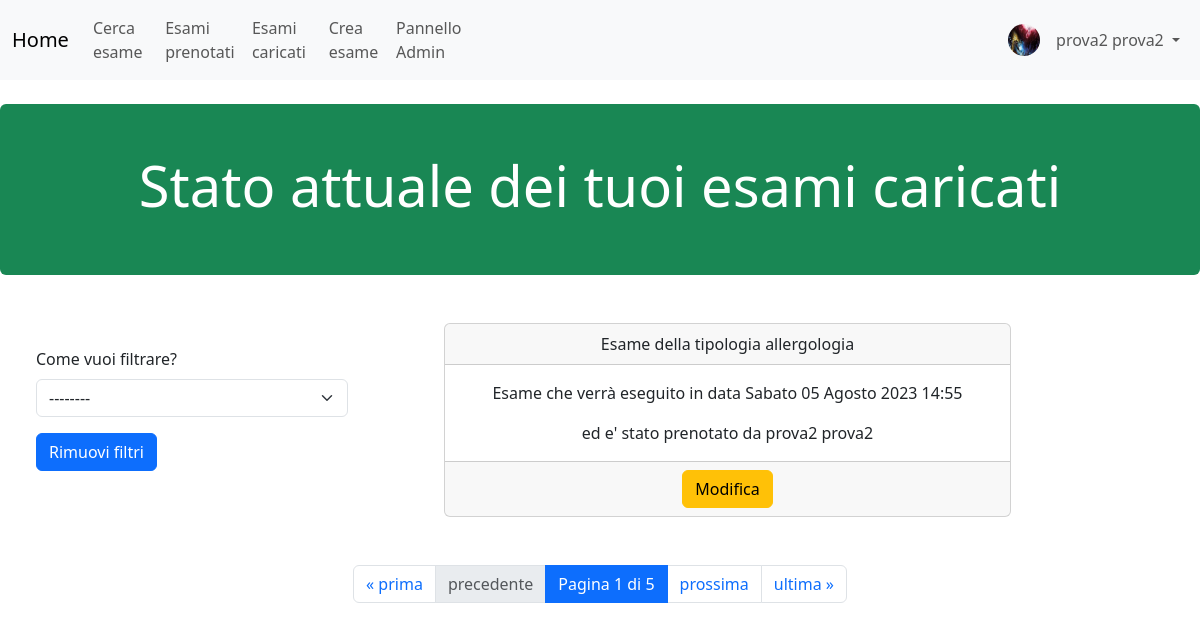
Before: /medici/esami_caricati/ (signed in) with the older database file.
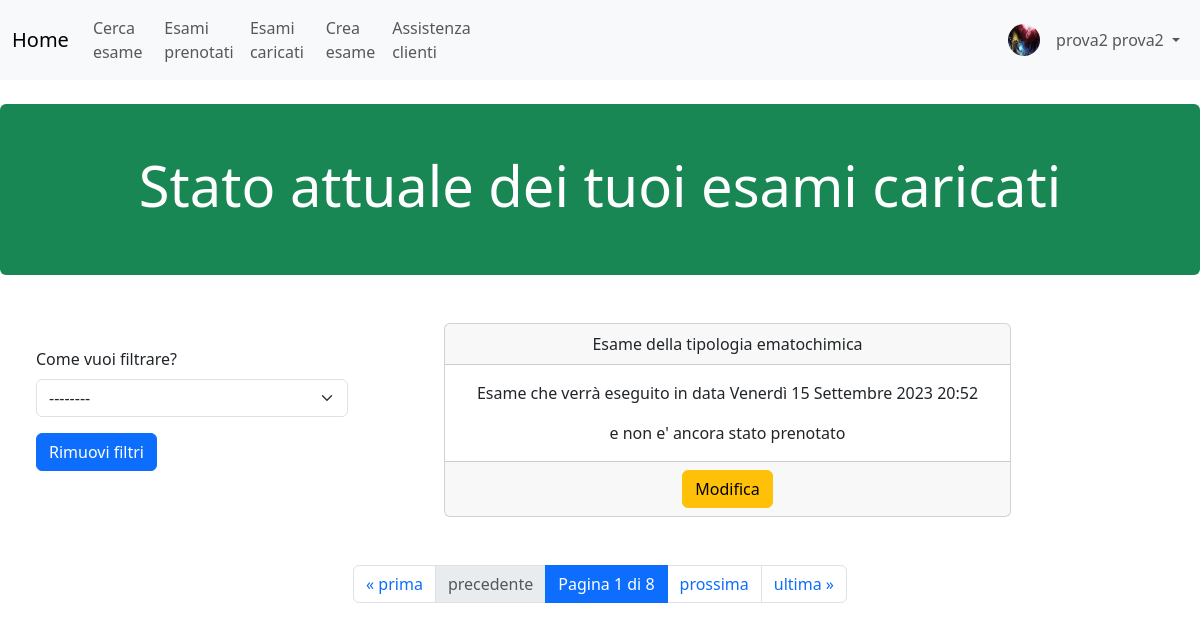
After: the same page with the newer database file.
### gestione_medici/models.py (models this page shows, shortened)
class Esame(DirtyFieldsMixin, models.Model):
    TIPOLOGIE_POSSIBILI = [
        ('ematochimica', 'Ematochimica'),
        ('urine', 'Urine'),
        ('oculistica', 'Oculistica'),
        ('radiografia', 'Radiografia'),
        ('ginecologia', 'Ginecologia'),
        ('ecografia', 'Ecografia'),
        ('risonanza_magnetica', 'Risonanza magnetica'),
        ('cardiologia', 'Cardiologia'),
        ('allergologia', 'Allergologia'),
        ('gastroenterologia', 'gastroenterologia'),
        ('urologia', 'Urologia'),
        ('psichiatria', 'Psichiatria'),
        ('pediatria', 'Pediatria'),
        ('otorinolaringologia', 'Otorinolaringologia'),
        ('neurologia', 'Neurologia'),
        ('dermatologia', 'Dermatologia'),
        ('endocrinologia', 'Endocrinologia'),
        ('angiologia', 'Angiologia')
    ]
    STATI_POSSIBILI = [
        ('disponibile', 'Disponibile'),
        ('prenotato', 'Prenotato'),
        ('eseguito', 'Eseguito'),
        ('cancellato', 'Cancellato')
    ]
    tipologia = models.CharField(max_length=30, choices=TIPOLOGIE_POSSIBILI)
    medico = models.ForeignKey(Medico, related_name='esami_caricati', on_delete=models.PROTECT)
    data = models.DateTimeField()
    stato = models.CharField(max_length=20, choices=STATI_POSSIBILI, default='disponibile')
    paziente = models.ForeignKey(UtenteCustom, related_name='esami', null=True, blank=True,
                               on_delete=models.SET_NULL)
    def __str__(self):
        verbo_corretto = "verra'"
        paziente = "nessuno" if self.paziente is None else self.paziente
        frase_finale = f"ed e' stato prenotato da {paziente}"
        if self.stato == 'eseguito':
            verbo_corretto = "e' stato"
        elif self.stato == 'cancellato':
            verbo_corretto = 'che doveva essere'
            frase_finale = "e' stato cancellato"
        return (f"L'esame della tipologia {self.tipologia} {verbo_corretto} eseguito dal medico {self.medico} "
                f"in data {self.data.strftime('%d-%m-%Y')} alle ore {self.data.strftime('%H:%M:%S')} {frase_finale}")
    class Meta:
        verbose_name_plural = 'Esami'
        ordering = ['data']

### utenti_custom/models.py (models this page shows)
class UtenteCustom(AbstractUser):
    username = None
    email = models.EmailField(_('email address'), unique=True)
    foto_profilo = models.ImageField(upload_to ='immagini_utenti/%Y/%m/%d/', blank=True, null=True)
    USERNAME_FIELD = 'email'
    REQUIRED_FIELDS = ['first_name', 'last_name',]
    objects = UserManager()
    def __str__(self):
        return f"{self.first_name} {self.last_name}"

### gestione_medici/views.py (the view)
# urls.py: path('esami_caricati/', esami_caricati, name='esami_caricati'),
@user_passes_test(ha_gruppo_medico)
def esami_caricati(request):
    user = get_object_or_404(UtenteCustom, pk=request.user.pk)
    parametri_ricerca = ['search_categoria', 'search_stato', 'search_data_inizio', 'search_data_fine']
    parametri_separati = {f"&{key}={value}" for key, value in request.GET.items() if key in parametri_ricerca}
    parametri_uniti = ''.join(parametri_separati)
    medico = user.medico
    esami = medico.esami_caricati.all().order_by('-data')
    risultati = FiltraEsameForm(request.GET)
    if risultati.is_valid():
        esami = filtra_esami(risultati, esami)
    paginatore = Paginator(esami, 1)
    numero_pagina = request.GET.get("page")
    pagina = paginatore.get_page(numero_pagina)
    form = FiltraEsameForm()
    ctx = {'page_obj':pagina, 'form':form, 'stringa_ricerca': parametri_uniti}
    print(esami)
    return render(request,"gestione_medici/esami_caricati.html",ctx)

### gestione_medici/forms.py
class FiltraEsameForm(forms.Form):
    helper = FormHelper()
    helper.form_id = 'cerca_esame_crispy_form'
    helper.form_method = 'GET'
    helper.add_input(Submit("submit","Filtra Esami"))
    categorie = [('', '--------'), ('stato', 'Stato'), ('data', 'Data')]
    search_categoria = forms.ChoiceField(label="Come vuoi filtrare?", choices=categorie,
                                         required=False)
    search_stato = forms.ChoiceField(label='Quale stato?', choices=Esame.STATI_POSSIBILI, required=False)
    search_data_inizio = forms.DateTimeField(label="Da quando?", required=False, widget=DateTimePickerInput())
    search_data_fine = forms.DateTimeField(label="Fino a quando?", required=False,
                                           widget=DateTimePickerInput(range_from='search_data_inizio'))

### gestione_medici/models.py (called while the page is built)
    def __str__(self):
        return self.utente.__str__()

### gestione_medici/views.py (called while the page is built)
def ha_gruppo_medico(user):
    return user.groups.filter(name='Medici').exists()

### gestione_medici/templates/gestione_medici/esami_caricati.html (shortened to what this page needs)
{% extends 'base.html' %}
{% load crispy_forms_tags %}
{% block content %}
<div class="mt-4 p-5 bg-success text-white rounded">
  <div class="container">
    <h2 style="text-align:center;" class="display-4">Stato attuale dei tuoi esami caricati</h2>
  </div>
</div>
<br>
<div class="row">
  <div class='col p-5'>
    {% crispy form %}
  </div>
  <div class="col-sm-8 ps-5">
    {% for e in page_obj  %}
      <br>
      <div class="card text-center w-75">
        <div class="card-header">
          Esame della tipologia {{ e.tipologia }}
        </div>
        <div class="card-body">
          {% if e.stato == 'prenotato' or e.stato == 'disponibile' %}
              <p class="card-text"> Esame che verrà eseguito in data {{e.data}}</p>
          {% elif e.stato == 'eseguito' %}
              <p class="card-text"> Esame eseguito in data {{e.data}}</p>
          {% elif e.stato == 'cancellato' %}
            <p class="card-text"> Esame che doveva essere eseguito in data {{e.data}}</p>
          {% endif%}
          {% if e.paziente is not None %}
            <p class="card-text"> ed e' stato prenotato da {{e.paziente}}</p>
          {% elif e.stato != 'cancellato' %}
            <p class="card-text"> e non e' ancora stato prenotato</p>
          {% endif %}
        </div>
        <div class="card-footer">
          <a href="{% url 'gestione_medici:modifica_esame' e.pk %}"
          class="btn btn-warning" style="">Modifica</a>
        </div>
      </div>
      <br>
    {% endfor %}
  </div>
</div>
<br>
<nav aria-label="Page navigation example">
  <ul class="pagination justify-content-center">
        <li class="page-item"><a class="page-link" href="?page=1{{stringa_ricerca}}">&laquo; prima</a></li>
        {% if page_obj.has_previous %}
          <li class="page-item"><a class="page-link" href="?page={{ page_obj.previous_page_number }}{{stringa_ricerca}}">precedente</a></li>
        {% else %}
          <li class="page-item disabled"><a class="page-link" href="#">precedente</a></li>
        {% endif %}
        <li class="page-item active " aria-current="page">
          <a class="page-link" href="#">Pagina {{ page_obj.number }} di {{ page_obj.paginator.num_pages }}</a>
        </li>
        {% if page_obj.has_next %}
          <li class="page-item"><a class="page-link" href="?page={{ page_obj.next_page_number }}{{stringa_ricerca}}">prossima</a></li>
        {% else %}
          <li class="page-item"><a class="page-link disabled" href="#">prossima</a></li>
        {% endif %}
        <li class="page-item"><a class="page-link" href="?page={{ page_obj.paginator.num_pages }}{{stringa_ricerca}}">ultima &raquo;</a></li>
  </ul>
</nav>
{% endblock %}

### templates/base.html (shortened to what this page needs)
<!DOCTYPE html>
<html lang="en">
{% load static %}
<head>
  <link rel="stylesheet" href="https://cdn.jsdelivr.net/npm/bootstrap@5.3.0/dist/css/bootstrap.min.css">
  {% load crispy_forms_tags %}
</head>
<body>
  <nav class="navbar navbar-expand-sm bg-light navbar-light">
    <div class="container-fluid ">
      {% block navbar %}
      <a class="navbar-brand" href="{% url 'home' %}">Home</a>
      <div class="collapse navbar-collapse" id="collapsibleNavbar">
        <ul class="navbar-nav">
          <li class="nav-item">
            <a class="nav-link" href="{% url 'gestione_utenti:ricerca_esami' %}">Cerca esame</a>
          </li>
          <li class="nav-item">
            <a class="nav-link" href="{% url 'gestione_utenti:situazione' %}">Esami prenotati</a>
          </li>
          {% if request.user.groups.all.0.name == 'Medici' %}
          <li class="nav-item">
            <a class="nav-link" href="{% url 'gestione_medici:esami_caricati' %}">Esami caricati</a>
          </li>
          <li class="nav-item">
            <a class="nav-link" href="{% url 'gestione_medici:crea_esame' %}">Crea esame</a>
          </li>
          {% endif%}
          {% if request.user.groups.all.0.name == 'Assistenza' %}
          <li class="nav-item">
            <a class="nav-link" href="{% url 'gestione_assistenza:utenti_attesa' %}">Utenti in attesa</a>
          </li>
          <li class="nav-item">
            <a class="nav-link" href="{% url 'admin:index' %}">Pannello Assistenza</a>
          </li>
          {% elif not request.user.is_staff %}
          <li class="nav-item">
            <a class="nav-link" href="{% url 'gestione_assistenza:richiesta_assistenza' %}">Assistenza clienti</a>
          </li>
          {% else %}
          <li class="nav-item">
            <a class="nav-link" href="{% url 'admin:index' %}">Pannello Admin</a>
          </li>
          {% endif%}
        </ul>
        <div class="navbar-collapse collapse w-100 order-3 dual-collapse2">
          <ul class="navbar-nav ms-auto">
            <li class="nav-item">
              <span class="navbar-text">
                {% if request.user.is_authenticated and request.user.foto_profilo %}
                  <img src="{{ request.user.foto_profilo.url }}" alt="Foto profilo" class="rounded-circle mt-1 me-2" style="width: 32px; height: 32px;">
                {% else %}
                  <img src="{% static '/immagini/blank_profile_picture.png' %}" alt="Immagine default" class="rounded-circle mt-1 me-2" style="width: 32px; height: 32px;">
                {% endif %}
              </span>
            </li>
            <li class="nav-item dropdown">
              <a class="nav-link dropdown-toggle" id="navbarDropdownMenuLink" role="button" data-bs-toggle="dropdown" aria-haspopup="true" aria-expanded="false">
                {% if request.user.is_authenticated %}
                  {{ request.user }}
                {% else %}
                  Utente anonimo
                {% endif %}
              </a>
          </ul>
        </div>
      </div>
      {% endblock %}
    </div>
  </nav>
{% block content %}
{% endblock %}
</body>
</html>

Changed rows visible on the page:
no longer on this page (row edited): Esame: tipologia "allergologia", data "Sabato 05 Agosto 2023 14:55", paziente "prova2 prova2"
changed UtenteCustom "prova2 prova2": is_staff True → False (drawn)
added Esame: tipologia "ematochimica", data "Venerdì 15 Settembre 2023 20:52", stato "e non e' ancora stato prenotato"
Other visible differences:
{{ page_obj.paginator.num_pages }}: "5" → "8"
text no longer shown: "Pannello Admin"
text now shown: "Assistenza clienti"
